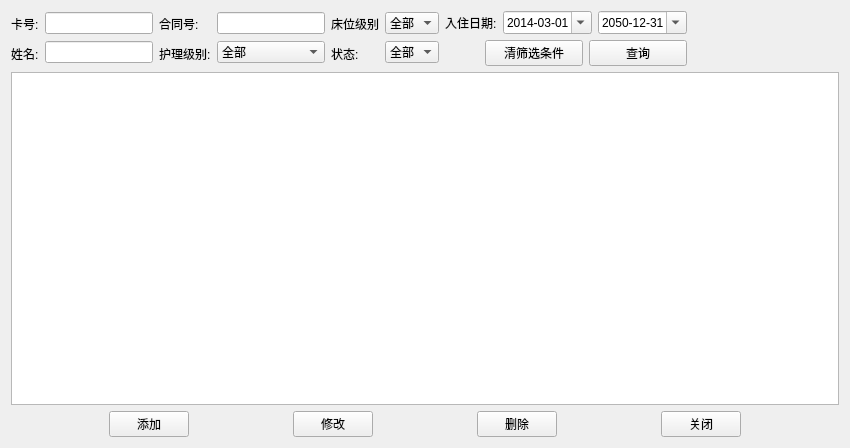
<?xml version="1.0" encoding="UTF-8"?>
<ui version="4.0">
 <class>ResideRegister</class>
 <widget class="QWidget" name="ResideRegister">
  <property name="geometry">
   <rect>
    <x>0</x>
    <y>0</y>
    <width>850</width>
    <height>448</height>
   </rect>
  </property>
  <property name="windowTitle">
   <string>Form</string>
  </property>
  <layout class="QGridLayout" name="gridLayout">
   <item row="0" column="0">
    <layout class="QVBoxLayout" name="verticalLayout_8">
     <item>
      <layout class="QHBoxLayout" name="horizontalLayout_3">
       <item>
        <layout class="QVBoxLayout" name="verticalLayout">
         <item>
          <widget class="QLabel" name="label">
           <property name="text">
            <string>卡号:</string>
           </property>
          </widget>
         </item>
         <item>
          <widget class="QLabel" name="label_2">
           <property name="text">
            <string>姓名:</string>
           </property>
          </widget>
         </item>
        </layout>
       </item>
       <item>
        <layout class="QVBoxLayout" name="verticalLayout_2">
         <item>
          <widget class="QLineEdit" name="lineEdit_cardNo">
           <property name="sizePolicy">
            <sizepolicy hsizetype="Preferred" vsizetype="Fixed">
             <horstretch>0</horstretch>
             <verstretch>0</verstretch>
            </sizepolicy>
           </property>
          </widget>
         </item>
         <item>
          <widget class="QLineEdit" name="lineEdit_name">
           <property name="sizePolicy">
            <sizepolicy hsizetype="Preferred" vsizetype="Fixed">
             <horstretch>0</horstretch>
             <verstretch>0</verstretch>
            </sizepolicy>
           </property>
          </widget>
         </item>
        </layout>
       </item>
       <item>
        <layout class="QVBoxLayout" name="verticalLayout_3">
         <item>
          <widget class="QLabel" name="label_5">
           <property name="text">
            <string>合同号:</string>
           </property>
          </widget>
         </item>
         <item>
          <widget class="QLabel" name="label_6">
           <property name="text">
            <string>护理级别:</string>
           </property>
          </widget>
         </item>
        </layout>
       </item>
       <item>
        <layout class="QVBoxLayout" name="verticalLayout_4">
         <item>
          <widget class="QLineEdit" name="lineEdit_contractNo">
           <property name="sizePolicy">
            <sizepolicy hsizetype="Preferred" vsizetype="Fixed">
             <horstretch>0</horstretch>
             <verstretch>0</verstretch>
            </sizepolicy>
           </property>
          </widget>
         </item>
         <item>
          <widget class="QComboBox" name="comboBox_nurseLevel">
           <item>
            <property name="text">
             <string>全部</string>
            </property>
           </item>
          </widget>
         </item>
        </layout>
       </item>
       <item>
        <layout class="QVBoxLayout" name="verticalLayout_5">
         <item>
          <widget class="QLabel" name="label_7">
           <property name="text">
            <string>床位级别</string>
           </property>
          </widget>
         </item>
         <item>
          <widget class="QLabel" name="label_3">
           <property name="text">
            <string>状态:</string>
           </property>
          </widget>
         </item>
        </layout>
       </item>
       <item>
        <layout class="QVBoxLayout" name="verticalLayout_6">
         <item>
          <widget class="QComboBox" name="comboBox_bedLevel">
           <item>
            <property name="text">
             <string>全部</string>
            </property>
           </item>
          </widget>
         </item>
         <item>
          <widget class="QComboBox" name="comboBox_status">
           <item>
            <property name="text">
             <string>全部</string>
            </property>
           </item>
           <item>
            <property name="text">
             <string>入住</string>
            </property>
           </item>
           <item>
            <property name="text">
             <string>请假</string>
            </property>
           </item>
           <item>
            <property name="text">
             <string>退住</string>
            </property>
           </item>
          </widget>
         </item>
        </layout>
       </item>
       <item>
        <layout class="QVBoxLayout" name="verticalLayout_7">
         <item>
          <layout class="QHBoxLayout" name="horizontalLayout_2">
           <item>
            <widget class="QLabel" name="label_4">
             <property name="text">
              <string>入住日期:</string>
             </property>
            </widget>
           </item>
           <item>
            <widget class="QDateEdit" name="dateEdit_start">
             <property name="date">
              <date>
               <year>2014</year>
               <month>3</month>
               <day>1</day>
              </date>
             </property>
             <property name="maximumDate">
              <date>
               <year>2050</year>
               <month>12</month>
               <day>31</day>
              </date>
             </property>
             <property name="minimumDate">
              <date>
               <year>2014</year>
               <month>3</month>
               <day>1</day>
              </date>
             </property>
             <property name="displayFormat">
              <string>yyyy-MM-dd</string>
             </property>
             <property name="calendarPopup">
              <bool>true</bool>
             </property>
            </widget>
           </item>
           <item>
            <widget class="QDateEdit" name="dateEdit_end">
             <property name="date">
              <date>
               <year>2050</year>
               <month>12</month>
               <day>31</day>
              </date>
             </property>
             <property name="maximumDate">
              <date>
               <year>2050</year>
               <month>12</month>
               <day>31</day>
              </date>
             </property>
             <property name="minimumDate">
              <date>
               <year>2014</year>
               <month>3</month>
               <day>1</day>
              </date>
             </property>
             <property name="displayFormat">
              <string>yyyy-MM-dd</string>
             </property>
             <property name="calendarPopup">
              <bool>true</bool>
             </property>
            </widget>
           </item>
          </layout>
         </item>
         <item>
          <layout class="QHBoxLayout" name="horizontalLayout">
           <item>
            <spacer name="horizontalSpacer">
             <property name="orientation">
              <enum>Qt::Horizontal</enum>
             </property>
             <property name="sizeType">
              <enum>QSizePolicy::Preferred</enum>
             </property>
             <property name="sizeHint" stdset="0">
              <size>
               <width>40</width>
               <height>20</height>
              </size>
             </property>
            </spacer>
           </item>
           <item>
            <widget class="QPushButton" name="btn_clear">
             <property name="text">
              <string>清筛选条件</string>
             </property>
            </widget>
           </item>
           <item>
            <widget class="QPushButton" name="btn_search">
             <property name="text">
              <string>查询</string>
             </property>
            </widget>
           </item>
          </layout>
         </item>
        </layout>
       </item>
       <item>
        <spacer name="horizontalSpacer_2">
         <property name="orientation">
          <enum>Qt::Horizontal</enum>
         </property>
         <property name="sizeHint" stdset="0">
          <size>
           <width>40</width>
           <height>20</height>
          </size>
         </property>
        </spacer>
       </item>
      </layout>
     </item>
     <item>
      <widget class="QTableView" name="tableView"/>
     </item>
     <item>
      <layout class="QHBoxLayout" name="horizontalLayout_4">
       <item>
        <spacer name="horizontalSpacer_3">
         <property name="orientation">
          <enum>Qt::Horizontal</enum>
         </property>
         <property name="sizeHint" stdset="0">
          <size>
           <width>40</width>
           <height>20</height>
          </size>
         </property>
        </spacer>
       </item>
       <item>
        <widget class="QPushButton" name="btn_add">
         <property name="text">
          <string>添加</string>
         </property>
        </widget>
       </item>
       <item>
        <spacer name="horizontalSpacer_4">
         <property name="orientation">
          <enum>Qt::Horizontal</enum>
         </property>
         <property name="sizeHint" stdset="0">
          <size>
           <width>40</width>
           <height>20</height>
          </size>
         </property>
        </spacer>
       </item>
       <item>
        <widget class="QPushButton" name="btn_change">
         <property name="text">
          <string>修改</string>
         </property>
        </widget>
       </item>
       <item>
        <spacer name="horizontalSpacer_5">
         <property name="orientation">
          <enum>Qt::Horizontal</enum>
         </property>
         <property name="sizeHint" stdset="0">
          <size>
           <width>40</width>
           <height>20</height>
          </size>
         </property>
        </spacer>
       </item>
       <item>
        <widget class="QPushButton" name="btn_delete">
         <property name="text">
          <string>删除</string>
         </property>
        </widget>
       </item>
       <item>
        <spacer name="horizontalSpacer_6">
         <property name="orientation">
          <enum>Qt::Horizontal</enum>
         </property>
         <property name="sizeHint" stdset="0">
          <size>
           <width>40</width>
           <height>20</height>
          </size>
         </property>
        </spacer>
       </item>
       <item>
        <widget class="QPushButton" name="btn_close">
         <property name="text">
          <string>关闭</string>
         </property>
        </widget>
       </item>
       <item>
        <spacer name="horizontalSpacer_7">
         <property name="orientation">
          <enum>Qt::Horizontal</enum>
         </property>
         <property name="sizeHint" stdset="0">
          <size>
           <width>40</width>
           <height>20</height>
          </size>
         </property>
        </spacer>
       </item>
      </layout>
     </item>
    </layout>
   </item>
  </layout>
 </widget>
 <resources/>
 <connections/>
</ui>
